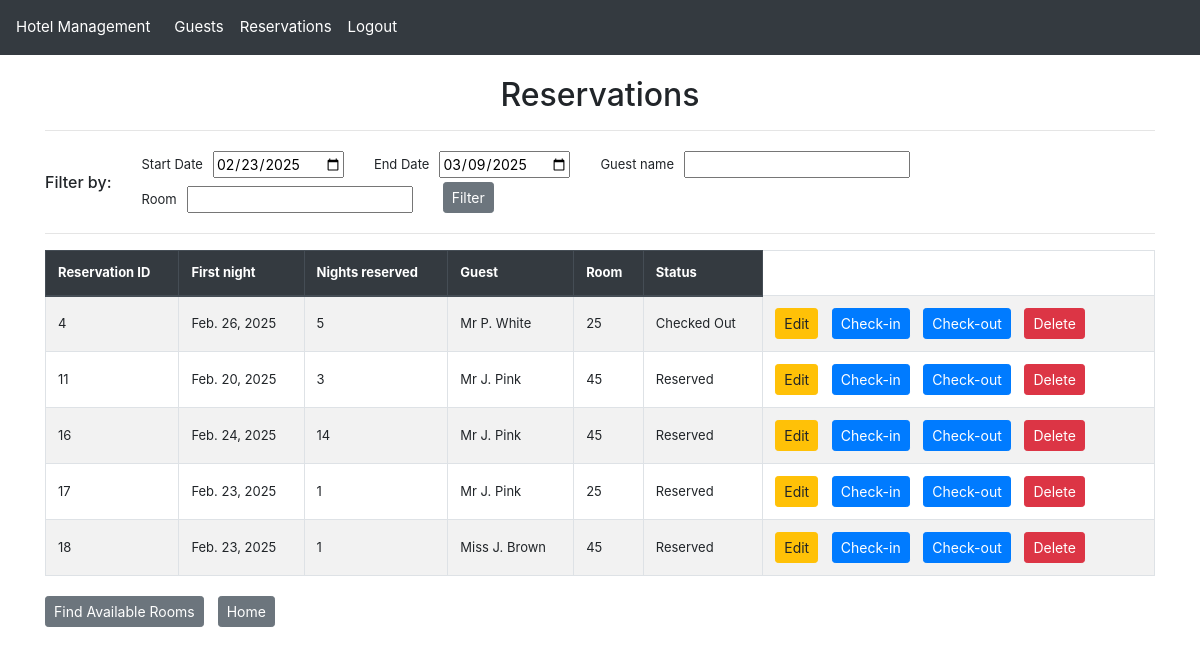
/reservation/ (signed in), run on the app's committed database.
### hotel_app/models.py (models this page shows, shortened)
class Reservation(models.Model):
    STATUS_CHOICES = [
        ("RE", "Reserved"),
        ("IN", "Checked In"),
        ("OT", "Checked Out"),
    ]
    reservation_id = models.AutoField(primary_key=True)
    guest = models.ForeignKey(Guest, null=True, on_delete=models.SET_NULL, related_name="reservations")
    room_number = models.ForeignKey(Room, null=True, on_delete=models.SET_NULL, related_name="reservations")
    reservation_date_time = models.DateTimeField()
    price = models.DecimalField(max_digits=6, decimal_places=2)
    amount_paid = models.DecimalField(max_digits=6, decimal_places=2)
    number_of_guests = models.PositiveSmallIntegerField()
    start_of_stay = models.DateField()
    length_of_stay = models.PositiveSmallIntegerField()
    status_code = models.CharField(max_length=2, choices=STATUS_CHOICES)
    notes = models.TextField(max_length=500, blank=True, null=True)

class Guest(models.Model):
    guest_id = models.AutoField(primary_key=True)
    title = models.CharField(max_length=10)
    first_name = models.CharField(max_length=50)
    last_name =  models.CharField(max_length=50)
    phone_number = models.CharField(max_length=11)
    email = models.EmailField(max_length=320)
    address_line1 = models.CharField(max_length=80)
    address_line2 = models.CharField(max_length=80, blank=True, null=True)
    city = models.CharField(max_length=80)
    county = models.CharField(max_length=80)
    postcode = models.CharField(max_length=8)
    @property
    def display_name(self):
        return f"{self.title} {self.first_name[0]}. {self.last_name}"

class Room(models.Model):
    room_number = models.IntegerField(primary_key=True, unique=True)
    room_type = models.ForeignKey(RoomType, null=True, on_delete=models.SET_NULL, related_name="rooms")
    def __str__(self):
        return f"{self.room_number}"

### hotel_app/views.py (the view)
# urls.py: path("reservation/", views.reservation_list_view, name="reservation_list"),  # List all Reservation
@login_required
def reservation_list_view(request):
    logger.info(f"Reservation List View - GET request = {request.GET}")
    start_date = request.GET.get('start_date', None)
    if start_date is None:
        start_date = request.session.get('reservations_default_start_date', timezone.now().date().strftime('%Y-%m-%d')) # default to today
    end_date = request.GET.get('end_date', None)
    if end_date is None:
        today_plus_two_weeks = datetime.now() + timedelta(weeks=2)
        end_date = request.session.get('reservations_default_end_date', today_plus_two_weeks.date().strftime('%Y-%m-%d')) # default to 2 weeks time
    last_name = request.GET.get('last_name', None)
    if last_name is None:
        last_name = request.session.get('reservations_default_last_name', '')  # default to empty
    room_number = request.GET.get('room_number', None)
    if room_number is None:
        room_number = request.session.get('reservations_default_room_number', '')  # default to empty
    request.session['reservations_default_start_date'] = start_date
    request.session['reservations_default_end_date'] = end_date
    request.session['reservations_default_last_name'] = last_name
    request.session['reservations_default_room_number'] = room_number
    reservations = Reservation.objects.all()
    reservation_filter = ReservationFilter(
        request.GET or {'start_date': start_date, 'end_date': end_date, 'last_name': last_name, 'room_number':room_number},
        queryset=reservations)
    return render(request, 'reservation_list.html', {'filter': reservation_filter})

### hotel_app/filters.py (called while the page is built)
    def filter_start_including_stay_length(self, queryset, name, value):
        queryset = queryset.annotate(
            days_between=ExpressionWrapper(
                ((F('start_of_stay') -value)/86400000000)+ F('length_of_stay'), output_field=IntegerField() # convert to whole days
            )
        )
        return queryset.filter(days_between__gte=0)

### hotel_app/templatetags/custom_filters.py (called while the page is built)
@register.filter(name='is_in_group')
def is_in_group(user, group_name):
    return user.groups.filter(name=group_name).exists()

### hotel_app/templates/reservation_list.html (shortened to what this page needs)
{% extends "base.html" %}
{% block content %}
    <h2 class="text-center">Reservations</h2>
    <hr>
    <div class="row align-items-center">
        <div class="col-auto text-center" style="font-size: 13px; vertical-align: middle;">
            <h6 class="fw-bold mb-0">Filter by:</h6>
        </div>
        <div class="col">
            <form method="get" class="row g-3">
                {% for field in filter.form %}
                <div class="col-md-auto d-flex align-items-center mt-1 mb-1">
                    <label for="{{ field.id_for_label }}" class="form-label fw-bold" style="font-size: 13px; margin-right: 10px; margin-bottom: 0; vertical-align: middle;">{{ field.label }}</label>
                    {{ field }}
                </div>
                {% endfor %}
                <div class="col-md-auto">
                    <button type="submit" class="btn btn-secondary btn-sm">Filter</button>
                </div>
            </form>
        </div>
    </div>
    <hr>
    <table class="table table-bordered table-striped ">
        <thead class="thead-dark">
            <tr>
                <th>Reservation ID</th>
                <th>First night</th>
                <th>Nights reserved</th>
                <th>Guest</th>
                <th>Room</th>
                <th>Status</th>
            </tr>
        </thead>
        <tbody>
            {% for reservation in filter.qs %}
            <tr>
                <td>{{ reservation.reservation_id }} </td>
                <td>{{ reservation.start_of_stay }} </td>
                <td>{{ reservation.length_of_stay }} </td>
                <td>{{ reservation.guest.display_name }} </td>
                <td>{{ reservation.room_number }} </td>
                <td>{{ reservation.get_status_code_display }} </td>
                <td>
                    <div class="button-group">
                        <a href="{% url 'reservation_update' reservation.reservation_id %}" class="btn btn-warning btn-sm" >Edit</a>
                        <a href="{% url 'reservation_update' reservation.reservation_id %}?status_code=IN" class="btn btn-primary btn-sm" >Check-in</a>
                        <a href="{% url 'reservation_update' reservation.reservation_id %}?status_code=OT" class="btn btn-primary btn-sm" >Check-out</a>
                        <a href="{% url 'reservation_delete' reservation.reservation_id %}" class="btn btn-danger btn-sm" >Delete</a>
                    </div>
                </td>
            </tr>
            {% endfor %}
        </tbody>
    </table>
{% endblock %}
{% block footer %}
<div class="button-group">
    <a href="{% url 'available_rooms_list' %}" class="btn btn-secondary btn-sm">Find Available Rooms</a>
    <a href="{% url 'home' %}" class="btn btn-secondary btn-sm">Home</a>
</div>
{% endblock %}

### static/css/styles.css (style rules this page uses)
body { padding-top: 56px; font-size: 14px; }
.table th, .table td { vertical-align: middle; font-size: 13px; }
.button-group a, button { margin-right: 10px; }

### data on the page
Reservation: reservation_id "4", start_of_stay "Feb. 26, 2025", length_of_stay "5", guest.display_name "Mr P. White", room_number "25", status_code "Checked Out"
Reservation: reservation_id "11", start_of_stay "Feb. 20, 2025", length_of_stay "3", guest.display_name "Mr J. Pink", room_number "45", status_code "Reserved"
Reservation: reservation_id "16", start_of_stay "Feb. 24, 2025", length_of_stay "14", guest.display_name "Mr J. Pink", room_number "45", status_code "Reserved"
Reservation: reservation_id "17", start_of_stay "Feb. 23, 2025", length_of_stay "1", guest.display_name "Mr J. Pink", room_number "25", status_code "Reserved"
Reservation: reservation_id "18", start_of_stay "Feb. 23, 2025", length_of_stay "1", guest.display_name "Miss J. Brown", room_number "45", status_code "Reserved"

### other printed values
{{ field.label }} "Start Date" "End Date" "Guest name" "Room"
